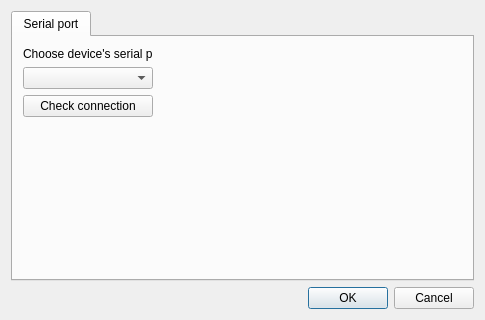
<?xml version="1.0" encoding="UTF-8"?>
<ui version="4.0">
 <class>CSettingsDialog</class>
 <widget class="QDialog" name="CSettingsDialog">
  <property name="geometry">
   <rect>
    <x>0</x>
    <y>0</y>
    <width>485</width>
    <height>320</height>
   </rect>
  </property>
  <property name="windowTitle">
   <string>Dialog</string>
  </property>
  <layout class="QGridLayout" name="gridLayout">
   <item row="0" column="0">
    <widget class="QTabWidget" name="twTabs">
     <property name="currentIndex">
      <number>0</number>
     </property>
     <property name="documentMode">
      <bool>false</bool>
     </property>
     <widget class="QWidget" name="tabComPorts">
      <attribute name="title">
       <string>Serial port</string>
      </attribute>
      <widget class="QWidget" name="layoutWidget">
       <property name="geometry">
        <rect>
         <x>10</x>
         <y>10</y>
         <width>130</width>
         <height>70</height>
        </rect>
       </property>
       <layout class="QGridLayout" name="gridLayout_2">
        <item row="0" column="0">
         <widget class="QLabel" name="label">
          <property name="text">
           <string>Choose device's serial port</string>
          </property>
         </widget>
        </item>
        <item row="1" column="0">
         <widget class="QComboBox" name="cbSerialPort"/>
        </item>
        <item row="2" column="0">
         <widget class="QPushButton" name="pbSerialCheck">
          <property name="text">
           <string>Check connection</string>
          </property>
         </widget>
        </item>
       </layout>
      </widget>
     </widget>
    </widget>
   </item>
   <item row="1" column="0">
    <widget class="QDialogButtonBox" name="bbButtons">
     <property name="orientation">
      <enum>Qt::Horizontal</enum>
     </property>
     <property name="standardButtons">
      <set>QDialogButtonBox::Cancel|QDialogButtonBox::Ok</set>
     </property>
    </widget>
   </item>
  </layout>
 </widget>
 <resources/>
 <connections>
  <connection>
   <sender>bbButtons</sender>
   <signal>accepted()</signal>
   <receiver>CSettingsDialog</receiver>
   <slot>accept()</slot>
   <hints>
    <hint type="sourcelabel">
     <x>248</x>
     <y>254</y>
    </hint>
    <hint type="destinationlabel">
     <x>157</x>
     <y>274</y>
    </hint>
   </hints>
  </connection>
  <connection>
   <sender>bbButtons</sender>
   <signal>rejected()</signal>
   <receiver>CSettingsDialog</receiver>
   <slot>reject()</slot>
   <hints>
    <hint type="sourcelabel">
     <x>316</x>
     <y>260</y>
    </hint>
    <hint type="destinationlabel">
     <x>286</x>
     <y>274</y>
    </hint>
   </hints>
  </connection>
 </connections>
</ui>
